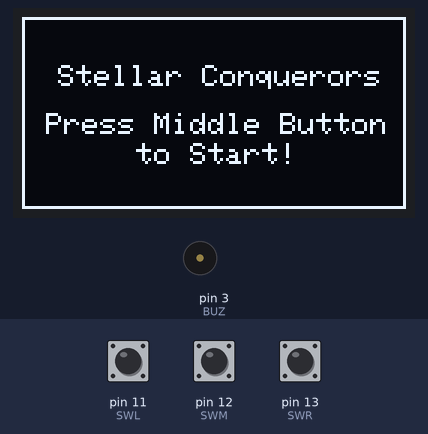
A sketch run on a simulated Arduino Uno, built with avr-gcc and run on an emulated ATmega328P. Shown: 128×64 one-colour display, buzzer (waves = sounding). Inputs (shaded band) come from the test bench; at power-on: pin 12 (SWM) LOW, pin 11 (SWL) LOW, pin 13 (SWR) LOW. The display library's start-up logo is not drawn; random numbers use the default seed unless the sketch sets one; what the sketch prints to the serial monitor is not drawn.

Above: at 2.6 s.
2.7 s: pin 12 (SWM) pulled HIGH for 0.15 s
At 2.8 s:
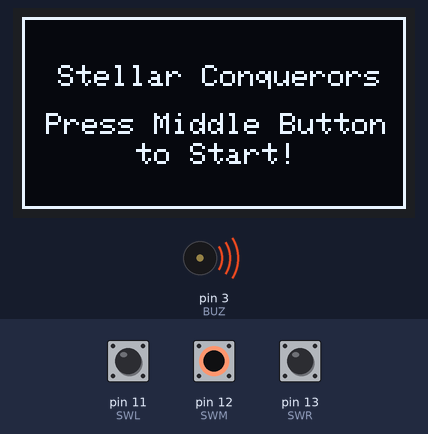
3.4 s: pin 11 (SWL) pulled HIGH for 1 s
At 4.42 s:
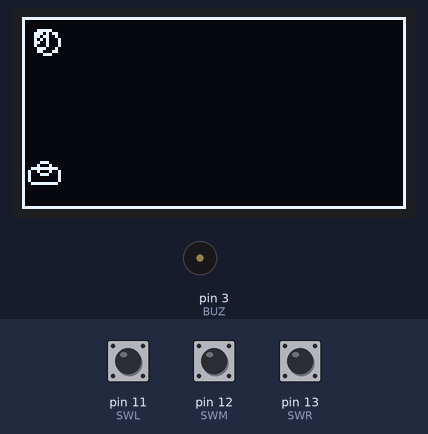
5.0 s: pin 13 (SWR) pulled HIGH for 0.15 s
At 5.12 s:
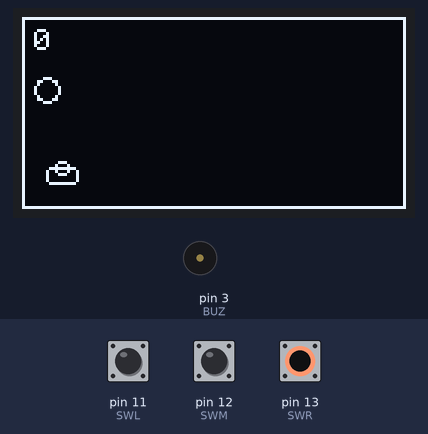
5.7 s: pin 11 (SWL) pulled HIGH for 0.15 s
At 5.92 s:
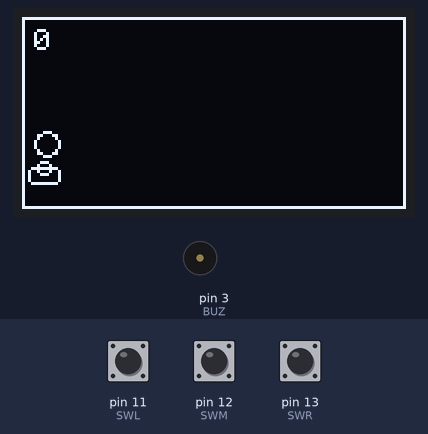
6.4 s: pin 12 (SWM) pulled HIGH for 1 s
At 6.45 s:
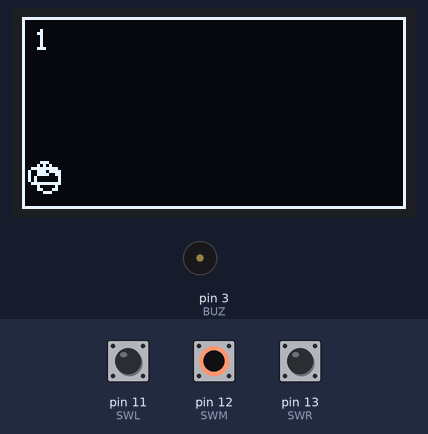
8.0 s: pin 13 (SWR) pulled HIGH for 1 s
At 8.99 s:
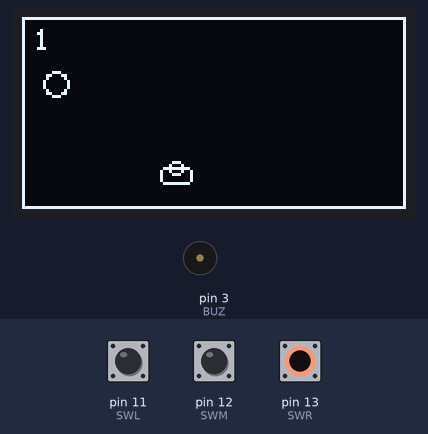
Timing chart, 0 to 10.6 s (numbered marks = the images above; inputs shaded):
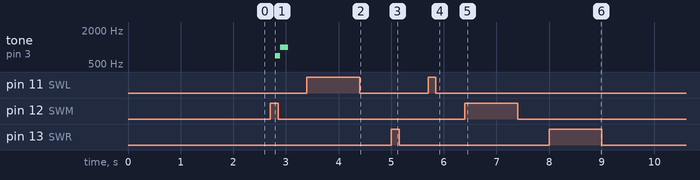

The sketch:

SpaceInvaderClone.ino
```cpp
#include <Adafruit_GFX.h>
#include <Adafruit_GrayOLED.h>
#include <Adafruit_SPITFT.h>
#include <Adafruit_SPITFT_Macros.h>
#include <gfxfont.h>

#include <SPI.h>
#include <Wire.h>
#include <Adafruit_GFX.h>
#include <Adafruit_SSD1306.h>

// OLED Definitions and Initialise
#define BUZ 3
#define SCREEN_WIDTH 128 // 0 - 127   -->
#define SCREEN_HEIGHT 64 // 0 - 63     V
#define OLED_RESET -1
#define SCREEN_ADDRESS 0x3C
Adafruit_SSD1306 display(SCREEN_WIDTH, SCREEN_HEIGHT, &Wire, OLED_RESET);

// Global Variables
uint8_t t = 0; // Time variable for controlling display with a framerate
uint8_t pX = 32; // Player x position
uint8_t pY = 50; // Player y position
uint8_t eX = 32; // Enemy x position
uint8_t eY = 8; // Enemy Y position
uint8_t score = 0;
uint8_t space_pressed = 0;
uint8_t enemy_active = 0;
uint8_t bullet_active = 0;
uint8_t bX = 50; // Bullet x position
uint8_t bY = 32; // Bullet y position

// Button Definitions
#define SWL 11
#define SWM 12
#define SWR 13

void setup() {
  Serial.begin(9600);
  randomSeed(analogRead(A1));

  // Wait for display
  delay(500);

  // More init, setting screen voltage and connecting via I2C
  if(!display.begin(SSD1306_SWITCHCAPVCC, SCREEN_ADDRESS)) {
    Serial.println(F("SSD1306 allocation failed"));
    for(;;); // Don't proceed, loop forever
  }
  display.cp437(true); //Fixes bug in library

  display.display();
  delay(1000);
  display.clearDisplay();
  display.display();
  delay(200);

  // TITLE SCREEN
  while(1){
    if(digitalRead(SWM)){
      titleScreen1();
      t = 0;
      delay(50);
      tone(BUZ,700);
      delay(100);
      tone(BUZ,1000);
      delay(150);
      noTone(BUZ);
      delay(700);
      break;
    }
    if(t == 30){
      titleScreen1();
    }
    if(t == 60){
      titleScreen2();
      t=0;
    }
    delay(16);
    t++;
  }
  display.clearDisplay();
  display.display();
}

void loop() {
  // Handle Controls
  if(digitalRead(SWL) && pX > (0 + 2)){ // 0: The edge, + 2: 2 for the border
    pX = pX - 2;
  }
  if(digitalRead(SWM) && space_pressed == 0){
    score++;
    space_pressed = 1;
    bullet_active = 1;
    bX = pX + 5;
    bY = pY;
  }
  if(digitalRead(SWM) != 1){
    space_pressed = 0;
  }
  if(digitalRead(SWR) && pX < (128 - 14)){ //128: The edge, -13: 12 for the sprite, 2 for the border
    pX = pX + 2;
  }
  // Handle Enemy Spawning

  // Handle Enemy/Bullet Movement
  if(t%2 == 0){
    eY = eY + 2;
    bY = bY - 2;
    if (eY > 70 && eY < 230){
      enemy_active = 0;
    }
    if (bY > 64 && bY < 240){
      bullet_active = 0;
    }
  }
  if(t%30 == 0){
    Serial.println("Enemy status: "); // DEBUG
    Serial.println(enemy_active); // DEBUG
    Serial.println("Bullet status: "); // DEBUG
    Serial.println(bullet_active); // DEBUG
    if(enemy_active == 0){
      enemy_active = 1;
      eX = random(8,120);
      eY = 250;
    }
  }
  // Handle Collision

  // Handle Display
  // Start by clearing display
  display.clearDisplay();
  // Border
  display.drawRect(0,0,128,64,SSD1306_WHITE);
  // Player
  display.drawRoundRect(pX, pY, 11,6,2, SSD1306_WHITE);
  //display.drawRoundRect(pX+3,pY-2,4,4,3,SSD1306_WHITE);
  display.drawCircle(pX+5, pY, 2, SSD1306_WHITE);
  // Enemy
  if(enemy_active == 1){
    display.drawCircle(eX, eY, 4, SSD1306_WHITE);
  }
  // Bullet
  if(bullet_active == 1){
    display.drawFastVLine(bX, bY, 4, SSD1306_WHITE);
  }
  // Score
  display.setCursor(4,4);
  display.print(score);
  // Display function
  display.display();

  // Framerate Control
  delay(16);
  t++;
  if(t >= 60){
    t = 0;
  }
}

void titleScreen1(void){
display.clearDisplay();
  display.drawRect(0,0,128,64,SSD1306_WHITE);
  display.setTextSize(1);
  display.setTextColor(SSD1306_WHITE);
  display.setCursor(12, 16);
  display.write("Stellar Conquerors");
  display.setTextSize(1);
  display.setCursor(8,32);
  display.write("Press Middle Button");
  display.setCursor(38,42);
  display.write("to Start!");
  display.display();
}
void titleScreen2(void){
display.clearDisplay();
  display.drawRect(0,0,128,64,SSD1306_WHITE);
  display.setTextSize(1);
  display.setTextColor(SSD1306_WHITE);
  display.setCursor(12, 16);
  display.write("Stellar Conquerors");
  display.display();
}
```

Measured:
- after the input at 2.7 s, tone on pin 3 (BUZ): silent → 700 Hz after 0.09 s, → 1000 Hz 0.10 s later, → silent 0.15 s later
